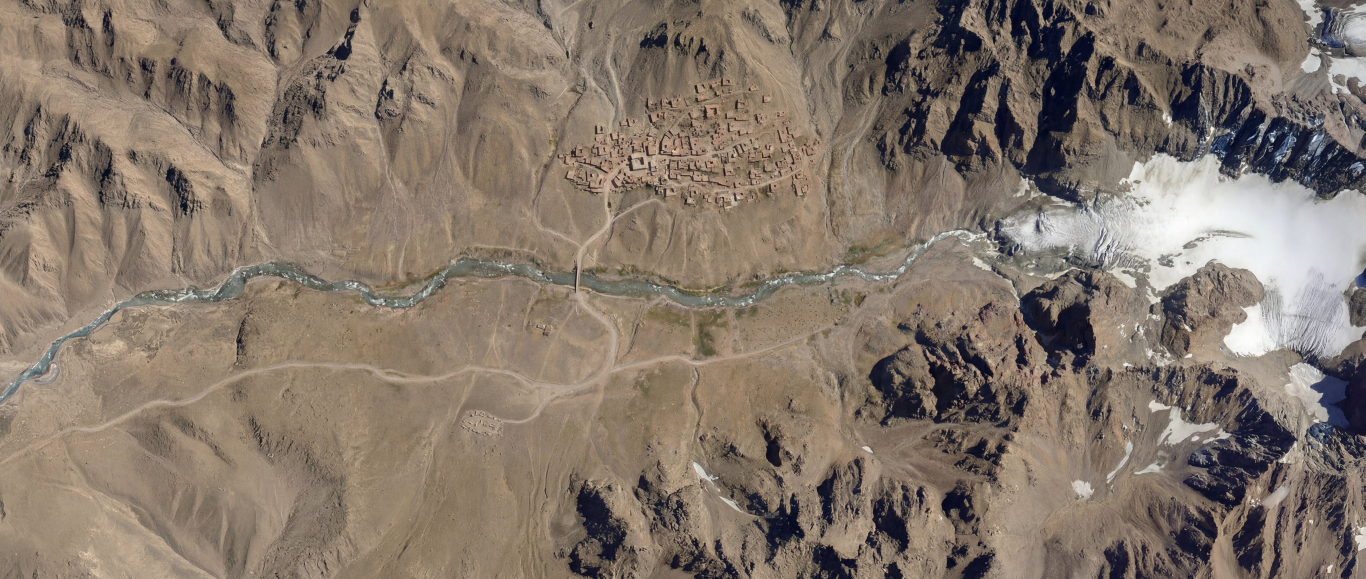
#> input picture Scripts/3d-map-pipeline/viewer/texture.jpg, 4096 x 1737 px, given in place of 05-master_valley_topdown_map_2026-04-22.png, which was not available (shown at 1/3 size)
$ python 04_segment_roads.py   (older library calls are emulated)
#> lines starting #> are read from the running program, lines starting #| are printed output that depends on the picture; after the words box and inside, x2 and y2 are one past the last pixel; in counts of white or black regions, pixels touching at a corner belong together; pictures that were not available may be replaced by others from this repository, and a replacement may not be noted
#!/usr/bin/env python3
"""Phase D — Road vectorization.

Strategy (in priority order):

1. **Manual red-line annotation** — if a file exists at
   `<working_map_path>.roads.png` (or `.roads.jpg`), extract red-ish pixels,
   skeletonize, and vectorize. This is the canon-accurate path: Gary traces
   roads over the map in Photoshop once and we pick them up deterministically.

2. **CV fallback** — white top-hat for bright narrow ribbons + oriented Gabor
   for same-tone linear structures, both filtered by low slope and non-water.
   Noisy on stylized AI satellite imagery; use only if no red-line file exists.
"""
from __future__ import annotations
import json
import sys
from pathlib import Path

import cv2
import numpy as np
from PIL import Image
from skimage.morphology import skeletonize

sys.path.insert(0, str(Path(__file__).resolve().parent))
import pipeline_config as C  # noqa: E402


# --- Tunables ---------------------------------------------------------------
PROCESS_DOWNSCALE = 4          # 1/N resolution for analysis
TOPHAT_DISC_PX = 9             # disc kernel radius (process res). Roads < 2R wide pop.
TOPHAT_THRESHOLD = 12          # min brightness above opened background (0-255)

# Gabor/orientation filter — detects elongated structures of ANY tone by
# looking for pixels with strong directional response. Many maps show roads
# as texture changes (smoother than surround) with no tone contrast.
USE_ORIENTATION_FILTER = True
GABOR_KSIZE = 17               # kernel size in process res
GABOR_SIGMA = 3.0
GABOR_LAMBDA = 10.0
GABOR_N_ORIENT = 8             # angles from 0 to π
GABOR_RESPONSE_THRESHOLD = 14  # stronger response than this = candidate

MAX_TERRAIN_SLOPE_DEG = 8.0
MIN_LENGTH_M = 150.0
MIN_PCA_RATIO = 4.0
SIMPLIFY_EPS_PX_PROCESS = 1.5
EDGE_MARGIN_PX = 24
WATER_BUFFER_M = 15.0
BUILDING_BUFFER_M = 10.0


# [52 lines left out: functions slope_map_degrees, load_full_water_mask, load_full_buildings_mask, ordered_component_polyline, polyline_length_px, not called in this run]


def find_red_line_annotation() -> Path | None:
    base = C.WORKING_IMAGE
    for suffix in (".roads.png", ".roads.jpg", ".roads.jpeg"):
        candidate = base.with_suffix("").parent / (base.stem + suffix)
        if candidate.exists():
            return candidate
        # Also accept replacing the extension directly.
        sibling = base.parent / (base.stem + suffix)
        if sibling.exists():
            return sibling
    return None


# [91 lines left out: functions extract_red_pixels, roads_from_red_lines, not called in this run]


def main() -> None:
    # Manual red-line annotation takes priority over CV heuristics.
    red_path = find_red_line_annotation()
    if red_path is not None:
        features, overlay = roads_from_red_lines(red_path)
        (C.WORK_DIR / "roads.geojson").write_text(
            json.dumps({"type": "FeatureCollection", "features": features}))
        cv2.imwrite(str(C.WORK_DIR / "roads_debug.png"), overlay)
        print("[D] done (red-line path)")
        return

    print(f"[D] no red-line annotation found — falling back to CV heuristic")
    print(f"[D]   expected at: {C.WORKING_IMAGE.with_suffix('').parent / (C.WORKING_IMAGE.stem + '.roads.png')}")
    print(f"[D] reading {C.WORKING_IMAGE}")
    bgr_full = cv2.imread(str(C.WORKING_IMAGE), cv2.IMREAD_COLOR)
#> bgr_full is the input picture: shape (1737, 4096, 3); mean B, G, R 106.6, 119.1, 132.7
    assert bgr_full is not None
    H, W = bgr_full.shape[:2]
#> H = 1737; W = 4096
    ph, pw = H // PROCESS_DOWNSCALE, W // PROCESS_DOWNSCALE
#> ph = 434; pw = 1024
    process_mpp = C.METERS_PER_PIXEL * PROCESS_DOWNSCALE
    print(f"[D] full: {W}×{H}  process: {pw}×{ph}  mpp={process_mpp:.2f}")
#| [D] full: 4096×1737  process: 1024×434  mpp=1.89

    bgr = cv2.resize(bgr_full, (pw, ph), interpolation=cv2.INTER_AREA)
    gray = cv2.cvtColor(bgr, cv2.COLOR_BGR2GRAY)
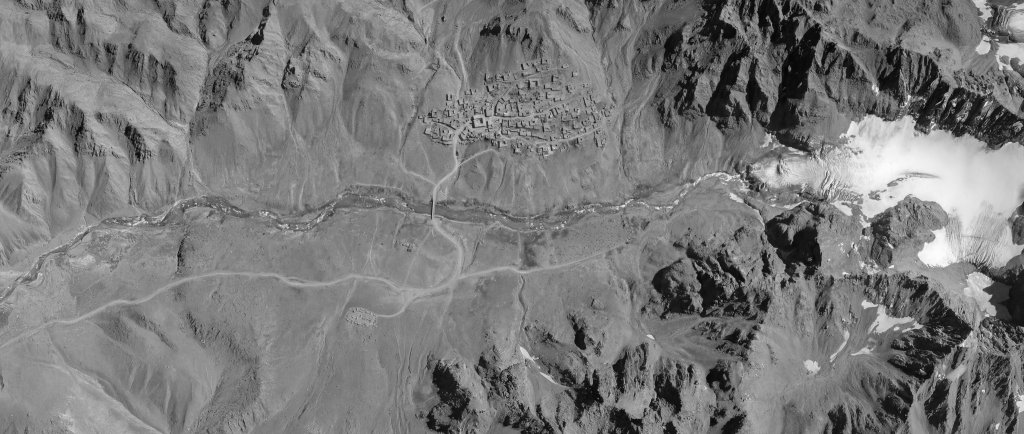
#> gray: shape (434, 1024); min 4, max 253, mean 121.7

    # (A) White top-hat — bright narrow structures.
    k = TOPHAT_DISC_PX | 1
    disc = cv2.getStructuringElement(cv2.MORPH_ELLIPSE, (k, k))
    tophat = cv2.morphologyEx(gray, cv2.MORPH_TOPHAT, disc)
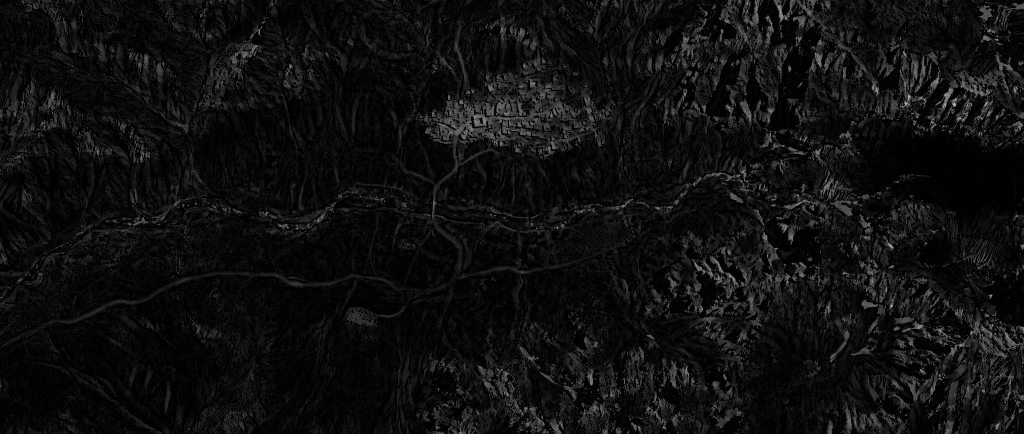
#> tophat: shape (434, 1024); min 0, max 197, mean 14.8
    road_bright = (tophat >= TOPHAT_THRESHOLD).astype(np.uint8)
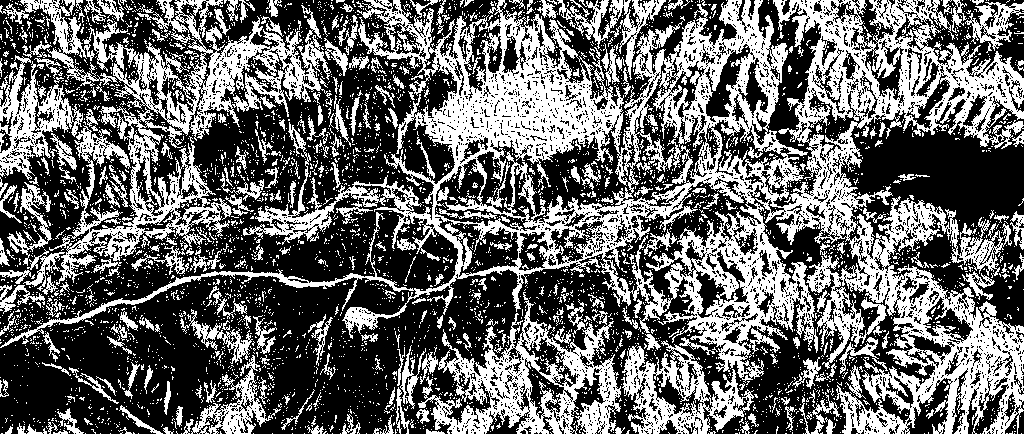
#> road_bright: shape (434, 1024); values 0 (black) and 1 (white), 41.2% white; 4422 white regions (4077 under 20 px), largest, box (x1, y1, x2, y2) and area: (0, 0, 1024, 434) 99912, (0, 0, 333, 286) 20611, (418, 292, 621, 434) 10048

    # (B) Oriented response — catches elongated same-tone ribbons via Gabor.
    gray_f = gray.astype(np.float32) / 255.0
    max_response = np.zeros_like(gray_f)
    if USE_ORIENTATION_FILTER:
        for oi in range(GABOR_N_ORIENT):
            theta = oi * np.pi / GABOR_N_ORIENT
            kernel = cv2.getGaborKernel(
                (GABOR_KSIZE, GABOR_KSIZE),
                GABOR_SIGMA, theta, GABOR_LAMBDA, 0.5, 0,
                ktype=cv2.CV_32F,
            )
            kernel -= kernel.mean()
            resp = cv2.filter2D(gray_f, cv2.CV_32F, kernel)
            max_response = np.maximum(max_response, np.abs(resp))
#> this loop made 8 passes
#> pass 1, in main, `resp = cv2.filter2D(gray_f, cv2.CV_32F, kernel)`:
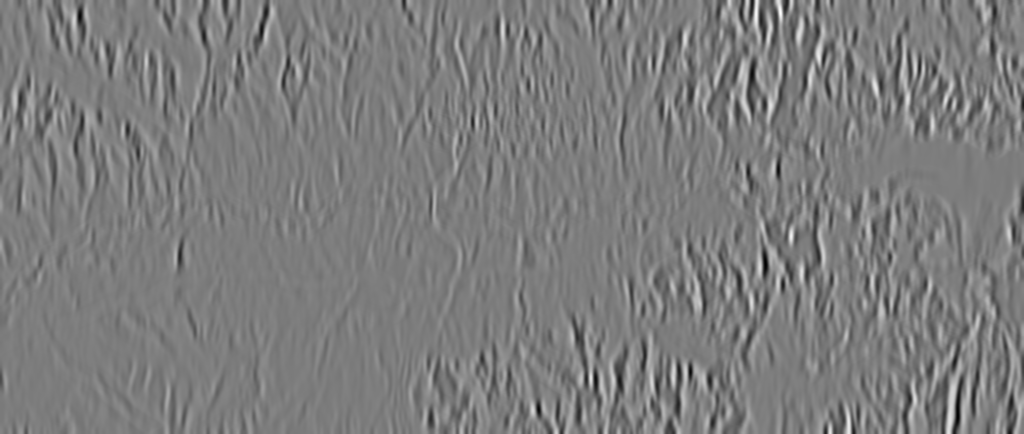
#> resp: shape (434, 1024) float32; min -11.06, max 11.5, mean -0.00044; drawn with min black and max white
#> pass 1, in main, `max_response = np.maximum(max_response, np.abs(resp))`:
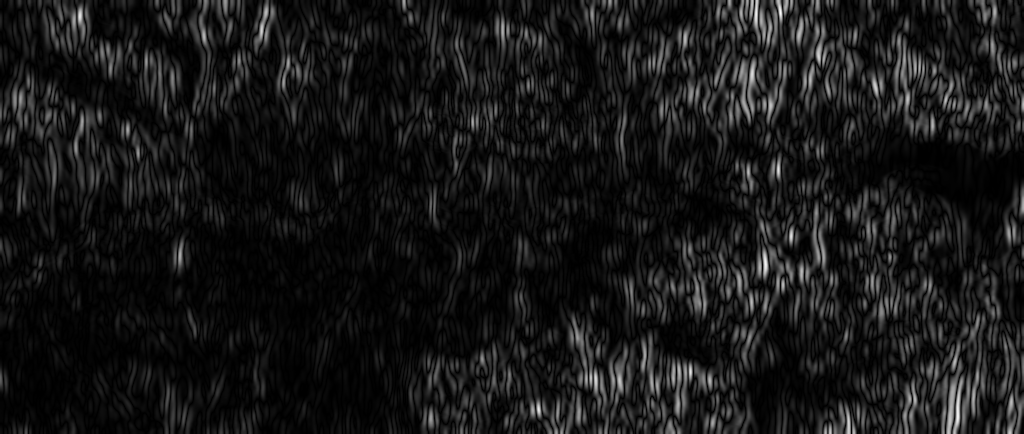
#> max_response: shape (434, 1024) float32; min 1.2e-06, max 11.5, mean 1.06; drawn with min black and max white
#> after the loop:
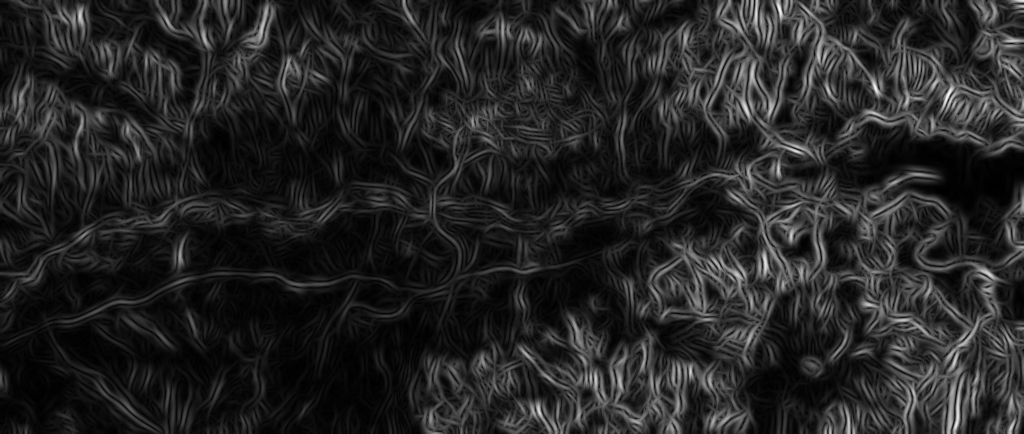
#> max_response: shape (434, 1024) float32; min 0.0315, max 12.38, mean 1.81; drawn with min black and max white
    road_oriented = (max_response * 255 >= GABOR_RESPONSE_THRESHOLD).astype(np.uint8)
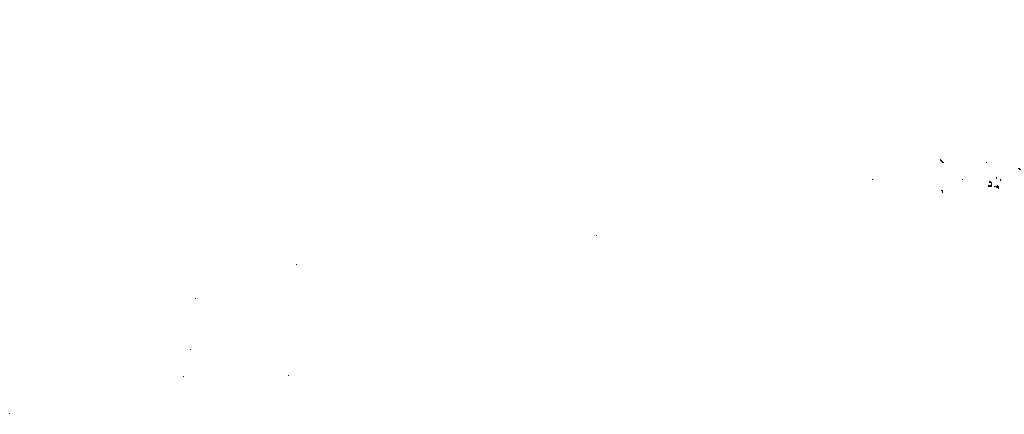
#> road_oriented: shape (434, 1024); values 0 (black) and 1 (white), 100% white; black in thin lines or dots, all inside (x1, y1, x2, y2) = (9, 159, 1021, 414)

    road_cand = np.maximum(road_bright, road_oriented) * 255

    # Slope filter.
#> (the run stopped early here; a loop or call above may not have finished)
